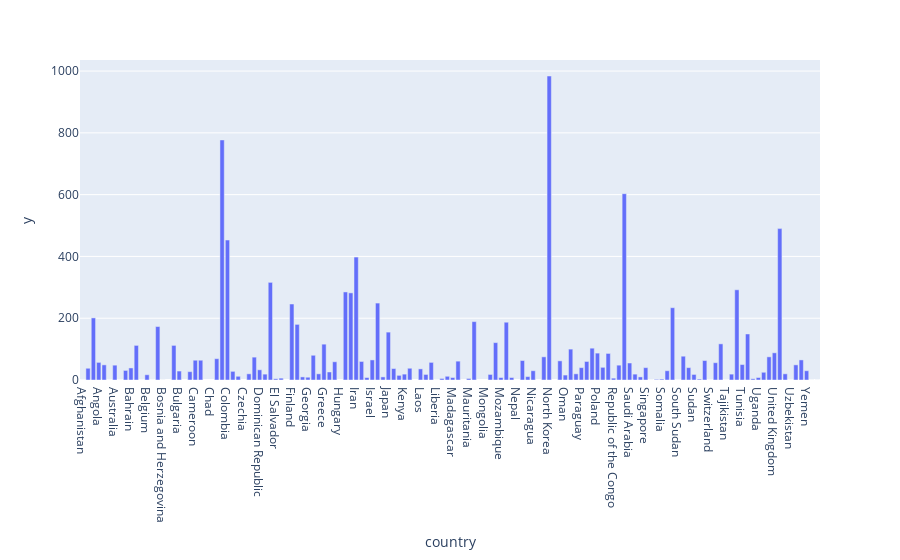

Here is the notebook cell this chart was saved with:
### Code cell
iplot(fig)

### Figure 1 — Plotly figure (JSON) as saved in the notebook; plotly's stock layout.template omitted (floating-point values rounded to 4 significant figures; data arrays with more than 128 entries replaced by an {"elided": "..."} marker saying what was removed)
{"data": [{"alignmentgroup": "True", "hovertemplate": "country=%{x}<br>y=%{y}<extra></extra>", "legendgroup": "", "marker": {"color": "#636efa", "pattern": {"shape": ""}}, "name": "", "offsetgroup": "", "orientation": "v", "showlegend": false, "textposition": "auto", "type": "bar", "x": {"elided": "138 str values"}, "xaxis": "x", "y": {"elided": "138 int values"}, "yaxis": "y"}], "layout": {"barmode": "relative", "legend": {"tracegroupgap": 0}, "margin": {"t": 60}, "xaxis": {"anchor": "y", "domain": [0, 1], "title": {"text": "country"}}, "yaxis": {"anchor": "x", "domain": [0, 1], "title": {"text": "y"}}}}
